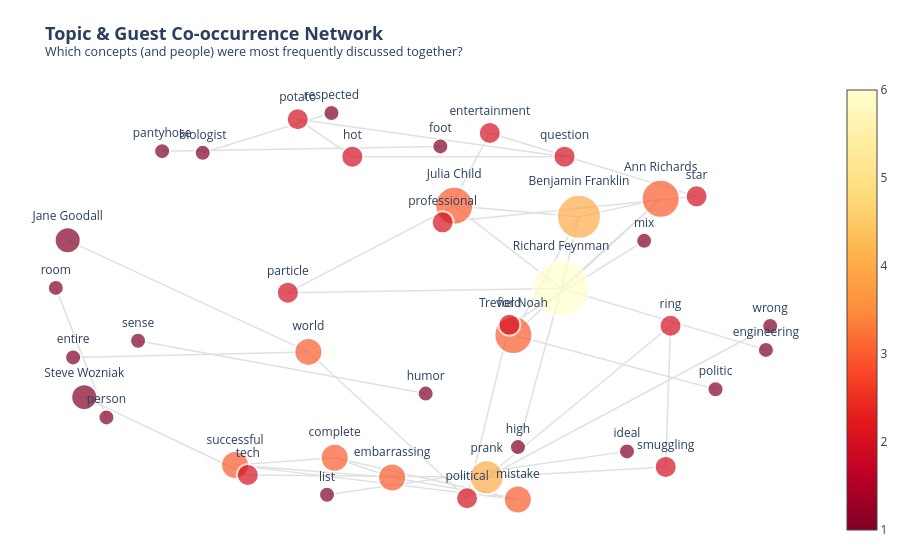

Notebook source saved alongside this figure:
### Code cell
alias_map = {
    "Benjamin Franklin": "Benjamin Franklin", "Ben Franklin": "Benjamin Franklin", "Ben": "Benjamin Franklin", "Franklin": "Benjamin Franklin",
    "Ann Richards": "Ann Richards",
    "Dolly Parton": "Dolly Parton", "Dolly": "Dolly Parton",
    "Trevor Noah": "Trevor Noah",
    "Richard Feynman": "Richard Feynman", "Richard": "Richard Feynman", "Feynman": "Richard Feynman",
    "Jane Goodall": "Jane Goodall", "Jane": "Jane Goodall",
    "Steve Wozniak": "Steve Wozniak", "The Woz": "Steve Wozniak", "Woz": "Steve Wozniak", "Wozniak": "Steve Wozniak",
    "Sara Blakely": "Sara Blakely",
    "Maya Angelou": "Maya Angelou",
    "Julia Child": "Julia Child", "Julia": "Julia Child", "Julia Childs": "Julia Child",
}

valid_pos = ['NOUN', 'ADJ'] 
custom_stop_words = ["dinner", "table", "conversation", "guest", "time", "people", "way", "day", "thing"]
sentence_tokens = []

# Extract Guests and Topics
for sent in doc.sents:
    tokens_in_sent = set() 
    
    for ent in sent.ents:
        name = ent.text.strip()
        if name in alias_map:
            tokens_in_sent.add(alias_map[name])
            
    for token in sent:
        if token.pos_ in valid_pos and not token.is_stop and not token.is_punct:
            lemma = token.lemma_.lower().strip()
            if lemma not in custom_stop_words and len(lemma) > 2:
                if lemma not in [v.lower() for v in alias_map.values()]:
                    tokens_in_sent.add(lemma)
                    
    if len(tokens_in_sent) > 1:
        sentence_tokens.append(list(tokens_in_sent))

# Create connections
edges = []
for tokens in sentence_tokens:
    for pair in itertools.combinations(sorted(tokens), 2):
        edges.append(pair)

edge_counts = pd.Series(edges).value_counts().reset_index()
edge_counts.columns = ['Pair', 'Weight']

top_edges = edge_counts.head(40)

# Build Network
G = nx.Graph()
for index, row in top_edges.iterrows():
    G.add_edge(row['Pair'][0], row['Pair'][1], weight=row['Weight'])

pos = nx.spring_layout(G, k=1.2, iterations=50, seed=42)

# Extract Coordinates
edge_x, edge_y = [], []
for edge in G.edges():
    x0, y0 = pos[edge[0]]
    x1, y1 = pos[edge[1]]
    edge_x.extend([x0, x1, None])
    edge_y.extend([y0, y1, None])

edge_trace = go.Scatter(
    x=edge_x, y=edge_y,
    line=dict(width=1.5, color='#E0E0E0'),
    hoverinfo='none', mode='lines'
)

# Extract Coordinates
node_x, node_y, node_text, node_size = [], [], [], []
for node in G.nodes():
    x, y = pos[node]
    node_x.append(x); node_y.append(y); node_text.append(node)
    
    base_size = G.degree(node) * 6 + 10
    node_size.append(base_size + 10 if node in alias_map.values() else base_size)

# Style Nodes
node_trace = go.Scatter(
    x=node_x, y=node_y,
    mode='markers+text',
    text=node_text,
    textposition="top center",
    hoverinfo='text',
    marker=dict(
        showscale=True,
        colorscale='YlOrRd', reversescale=True,
        size=node_size,
        color=[G.degree(n) for n in G.nodes()],
        line_width=2, line_color='white'
    )
)

# Create Chart
fig3 = go.Figure(data=[edge_trace, node_trace],
             layout=go.Layout(
                title=dict(
                    text='<b>Topic & Guest Co-occurrence Network</b><br><sup>Which concepts (and people) were most frequently discussed together?</sup>',
                    font=dict(size=18)
                ),
                showlegend=False,
                hovermode='closest',
                height=800,
                margin=dict(b=20,l=5,r=5,t=80),
                xaxis=dict(showgrid=False, zeroline=False, showticklabels=False),
                yaxis=dict(showgrid=False, zeroline=False, showticklabels=False),
                plot_bgcolor='white', paper_bgcolor='white'
             ))

fig3.show()

### Figure 1 — Plotly figure (JSON) as saved in the notebook; plotly's stock layout.template omitted (floating-point values rounded to 4 significant figures)
{"data": [{"hoverinfo": "none", "line": {"color": "#E0E0E0", "width": 1.5}, "mode": "lines", "type": "scatter", "x": [0.09313, 0.3782, null, 0.09313, -0.3505, null, 0.09313, 0.4258, null, 0.3782, 0.2631, null, 0.3782, -0.3505, null, 0.3782, 0.4258, null, 0.3782, 0.9242, null, 0.3782, 0.6436, null, -0.8341, -0.9691, null, 0.05622, -0.6856, null, 0.5538, -0.246, null, -0.2255, -0.07238, null, -0.2255, 0.2628, null, -0.2255, -0.4912, null, -0.07238, 0.2628, null, -0.07238, -0.4912, null, 0.2628, -0.4912, null, 0.188, 0.06218, null, 0.188, 0.7394, null, 0.06218, 0.7394, null, 0.1275, -0.2956, null, 0.1275, 0.2402, null, -0.2956, -0.9229, null, -0.2956, -0.9374, null, -0.3241, 0.3873, null, -0.3241, -0.1785, null, 0.3873, -0.1785, null, 0.2509, 0.7898, null, 0.2509, 0.4258, null, 0.2509, 0.6436, null, 0.2402, 0.5995, null, 0.6436, 0.4258, null, -0.8933, -0.4571, null, -0.4571, 0.1796, null, -0.5775, -0.2341, null, 0.01702, -0.7498, null, 0.6698, 0.657, null, 0.6698, 0.1796, null, 0.657, 0.1796, null, 0.1796, 0.9356, null], "y": [0.5473, 0.1439, null, 0.5473, 0.1239, null, 0.5473, 0.4934, null, 0.1439, -0.6297, null, 0.1439, 0.1239, null, 0.1439, 0.4934, null, 0.1439, -0.1554, null, 0.1439, 0.5819, null, -0.4848, 0.1469, null, 0.837, 0.814, null, -0.6504, -0.8623, null, -0.6813, -0.7781, null, -0.6813, -0.8852, null, -0.6813, -0.7174, null, -0.7781, -0.8852, null, -0.7781, -0.7174, null, -0.8852, -0.7174, null, 0.9025, 0.4667, null, 0.9025, 0.5935, null, 0.4667, 0.5935, null, -0.8788, -0.1654, null, -0.8788, -0.0333, null, -0.1654, -0.1922, null, -0.1654, 0.3789, null, 0.9697, 0.787, null, 0.9697, 0.7871, null, 0.787, 0.7871, null, -0.08309, -0.3475, null, -0.08309, 0.4934, null, -0.08309, 0.5819, null, -0.0333, 0.3765, null, 0.5819, 0.4934, null, -0.3858, -0.7658, null, -0.7658, -0.7768, null, 0.8057, 1.0, null, -0.3686, -0.1111, null, -0.03776, -0.7261, null, -0.03776, -0.7768, null, -0.7261, -0.7768, null, -0.7768, -0.03894, null]}, {"hoverinfo": "text", "marker": {"color": [3, 6, 1, 1, 1, 1, 1, 1, 3, 3, 3, 3, 2, 2, 2, 3, 2, 2, 3, 1, 1, 1, 2, 1, 1, 2, 3, 4, 2, 1, 2, 1, 2, 1, 1, 1, 1, 2, 2, 4, 1], "colorscale": [[0, "rgb(255,255,204)"], [0.125, "rgb(255,237,160)"], [0.25, "rgb(254,217,118)"], [0.375, "rgb(254,178,76)"], [0.5, "rgb(253,141,60)"], [0.625, "rgb(252,78,42)"], [0.75, "rgb(227,26,28)"], [0.875, "rgb(189,0,38)"], [1, "rgb(128,0,38)"]], "line": {"color": "white", "width": 2}, "reversescale": true, "showscale": true, "size": [38, 56, 16, 16, 16, 16, 16, 16, 28, 28, 28, 28, 22, 22, 22, 28, 22, 22, 38, 16, 16, 26, 22, 16, 16, 22, 38, 44, 22, 26, 22, 16, 22, 16, 16, 16, 16, 22, 22, 34, 16]}, "mode": "markers+text", "text": ["Julia Child", "Richard Feynman", "person", "room", "foot", "pantyhose", "ideal", "list", "complete", "embarrassing", "mistake", "successful", "entertainment", "professional", "political", "world", "potato", "question", "Trevor Noah", "politic", "entire", "Jane Goodall", "field", "mix", "high", "star", "Ann Richards", "Benjamin Franklin", "particle", "Steve Wozniak", "tech", "engineering", "hot", "biologist", "respected", "humor", "sense", "ring", "smuggling", "prank", "wrong"], "textposition": "top center", "type": "scatter", "x": [0.09313, 0.3782, -0.8341, -0.9691, 0.05622, -0.6856, 0.5538, -0.246, -0.2255, -0.07238, 0.2628, -0.4912, 0.188, 0.06218, 0.1275, -0.2956, -0.3241, 0.3873, 0.2509, 0.7898, -0.9229, -0.9374, 0.2402, 0.5995, 0.2631, 0.7394, 0.6436, 0.4258, -0.3505, -0.8933, -0.4571, 0.9242, -0.1785, -0.5775, -0.2341, 0.01702, -0.7498, 0.6698, 0.657, 0.1796, 0.9356], "y": [0.5473, 0.1439, -0.4848, 0.1469, 0.837, 0.814, -0.6504, -0.8623, -0.6813, -0.7781, -0.8852, -0.7174, 0.9025, 0.4667, -0.8788, -0.1654, 0.9697, 0.787, -0.08309, -0.3475, -0.1922, 0.3789, -0.0333, 0.3765, -0.6297, 0.5935, 0.5819, 0.4934, 0.1239, -0.3858, -0.7658, -0.1554, 0.7871, 0.8057, 1.0, -0.3686, -0.1111, -0.03776, -0.7261, -0.7768, -0.03894]}], "layout": {"autosize": true, "hovermode": "closest", "margin": {"b": 20, "l": 5, "r": 5, "t": 80}, "paper_bgcolor": "white", "plot_bgcolor": "white", "showlegend": false, "title": {"font": {"size": 18}, "text": "<b>Topic & Guest Co-occurrence Network</b><br><sup>Which concepts (and people) were most frequently discussed together?</sup>"}, "xaxis": {"autorange": true, "range": [-1.125, 1.091], "showgrid": false, "showticklabels": false, "type": "linear", "zeroline": false}, "yaxis": {"autorange": true, "range": [-1.049, 1.141], "showgrid": false, "showticklabels": false, "type": "linear", "zeroline": false}}}
